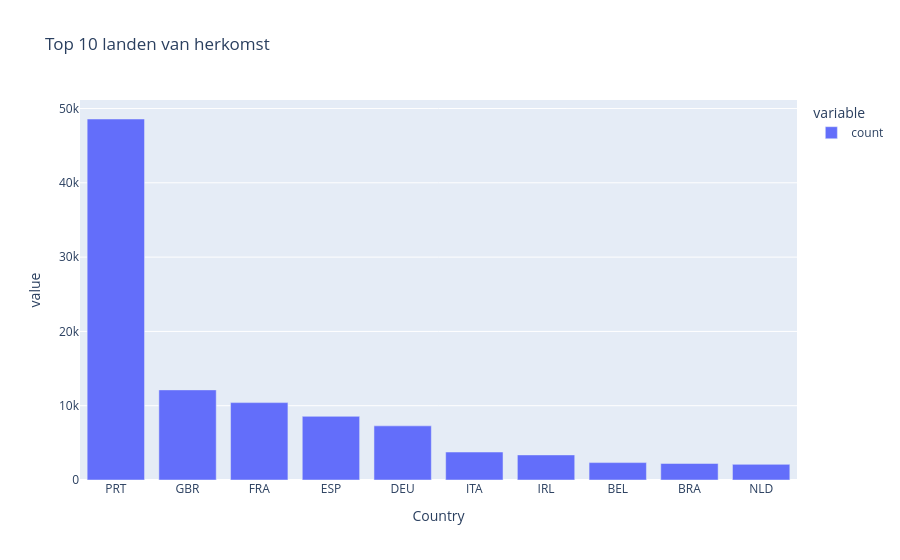

Notebook cell for this chart:
### Markdown cell above
##### Vraag 1: Uit welke landen komen onze gasten?

### Code cell
top_countries = hotel["Country"].value_counts().head(10)
px.bar(top_countries, title="Top 10 landen van herkomst")

### Figure 1 — Plotly figure (JSON) as saved in the notebook; plotly's stock layout.template omitted (floating-point values rounded to 4 significant figures)
{"data": [{"hovertemplate": "variable=count<br>Country=%{x}<br>value=%{y}<extra></extra>", "legendgroup": "count", "marker": {"color": "#636efa", "pattern": {"shape": ""}}, "name": "count", "orientation": "v", "showlegend": true, "textposition": "auto", "type": "bar", "x": ["PRT", "GBR", "FRA", "ESP", "DEU", "ITA", "IRL", "BEL", "BRA", "NLD"], "xaxis": "x", "y": [48589, 12129, 10415, 8568, 7287, 3766, 3375, 2342, 2224, 2104], "yaxis": "y"}], "layout": {"barmode": "relative", "legend": {"title": {"text": "variable"}, "tracegroupgap": 0}, "title": {"text": "Top 10 landen van herkomst"}, "xaxis": {"anchor": "y", "domain": [0.0, 1.0], "title": {"text": "Country"}}, "yaxis": {"anchor": "x", "domain": [0.0, 1.0], "title": {"text": "value"}}}}
